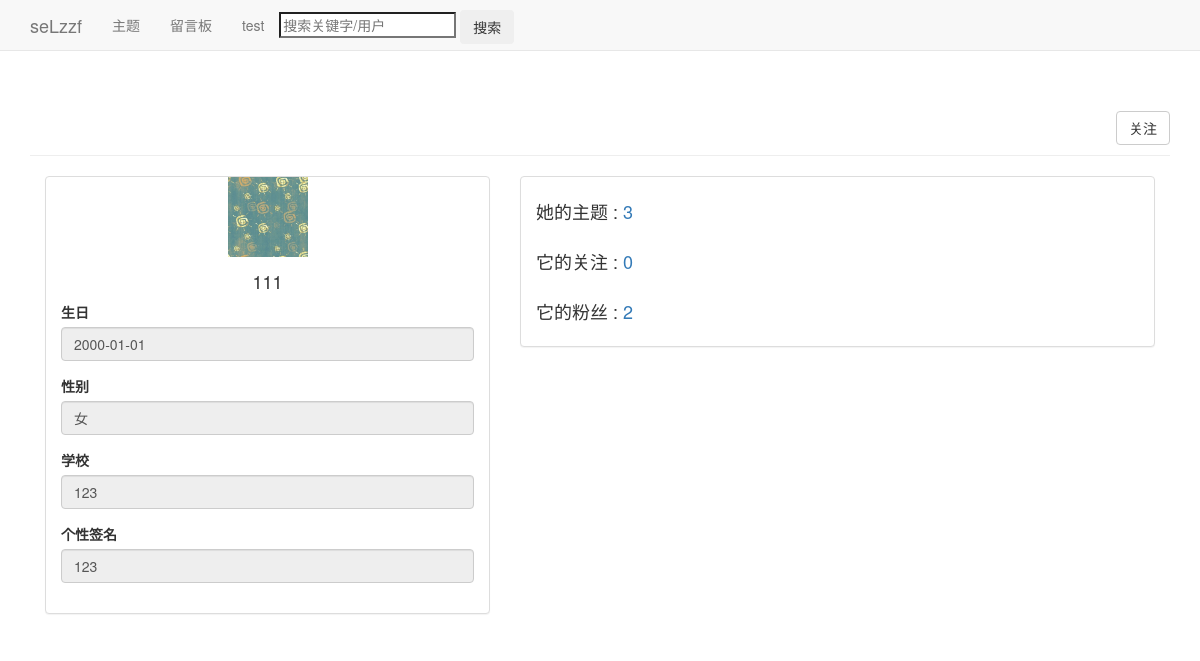
The app's page /users/userinfo/87/, older data.
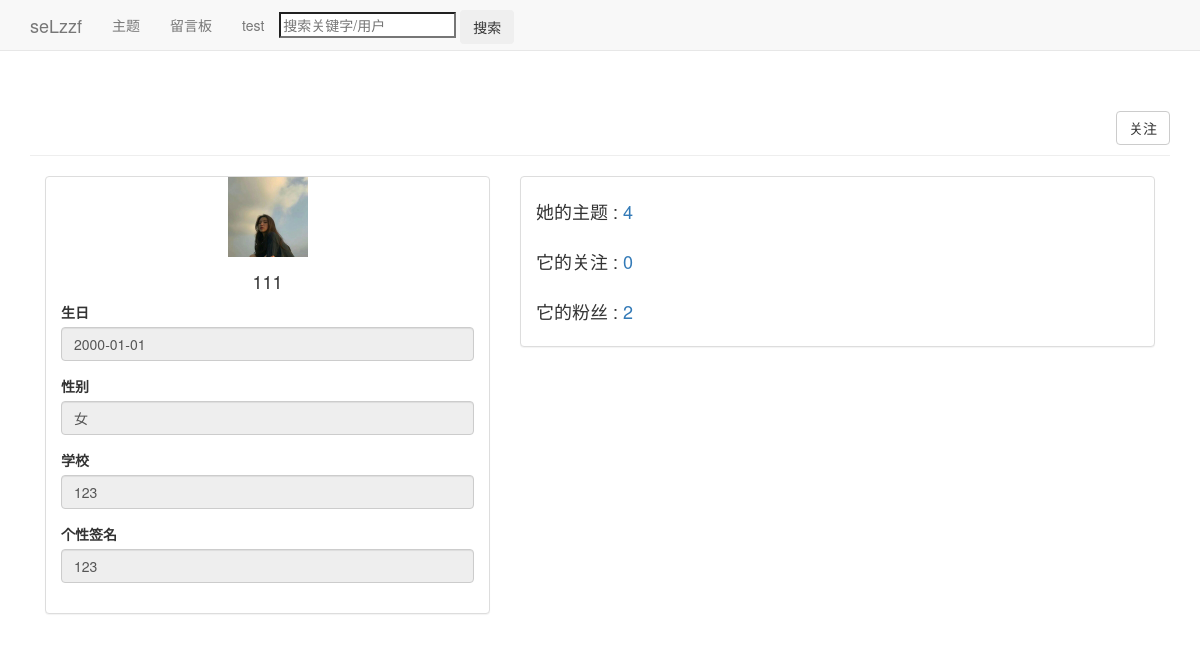
The same page, newer data.
### users/models.py (models this page shows, shortened)
class Userinfo(models.Model):
	user=models.OneToOneField(User)
	pic=models.ImageField(upload_to='images',default='images/default.jpg',verbose_name='头像',blank=True)
	sex=models.CharField('性别',max_length=2,choices=(
	('男','♂'),('女','♀')),blank=True)
	birthday=models.DateField('生日',default='2000-01-01',blank=True)
	school=models.TextField('学校',max_length=50,default='暂未设置所在学校')
	autograph=models.TextField('个性签名',max_length=50,default='暂未设置个性签名')

### users/views.py (the view)
# urls.py: url(r'^userinfo/(?P<user_id>\d+)/$',views.userinfo,name='userinfo'),
def userinfo(request,user_id):
	page_user=User.objects.get(id=user_id)
	themes=Theme.objects.filter(owner=page_user)
	page_userinfo=Userinfo.objects.get(user=page_user)
	info_read_form=UserProfileForm_read(instance=page_userinfo)
	followers=Follower.objects.filter(focus=page_user)
	focusers=Follower.objects.filter(follower=page_user)
	try:
		the_follower=Follower.objects.get(focus=page_user,follower=request.user)
	except:
		the_follower=False
	context={'page_user':page_user,'themes':themes,'page_userinfo':page_userinfo,'info_read_form':info_read_form,'followers':followers,'the_follower':the_follower,'focusers':focusers}
	return render(request,'users/userinfo.html',context)

### users/forms.py
class UserProfileForm_read(ModelForm):
	class Meta:
		model=Userinfo
		fields=['birthday','sex','school','autograph']
		widgets={
			'birthday':TextInput(attrs={'readonly':'readonly'}),
			'sex':TextInput(attrs={'readonly':'readonly'}),
			'school':TextInput(attrs={'readonly':'readonly'}),
			'autograph':TextInput(attrs={'readonly':'readonly'}),
		}

### blog/context_processor.py (called while the page is built)
def request_userinfo(request):
	user=request.user
	try:
		request_userinfo=Userinfo.objects.get(user=user)
		return {'request_userinfo':request_userinfo}
	except:
		return {'request_userinfo':'请登录.'}

### users/templates/users/userinfo.html (shortened to what this page needs)
{% extends "blogs/base.html" %}
{% load bootstrap3 %}
{% block header %}
{% if user == page_user %}
  <p style="margin-bottom:1px " align="right">
    <a href="{% url 'users:alterinfo' %}"><button class="btn btn-default">修改信息</button></a>
  </p>
{% else %}
  <p style="margin-bottom:1px " align="right">
      <a href="{% url 'users:follow' page_user.id %}">
	    {% if the_follower in followers %}
	    <button class="btn btn-default">取消关注</button>
	    {% else %}
	    <button class="btn btn-default">关注</button>
	    {% endif %}
	  </a>
  </p>
{% endif %}
{% endblock header %}
{% block content %}
<div class="col-md-5">
  <div class='panel panel-default'>
    <div style="border:1px padding:2px" class='text-center'>
	  <img src="{{ page_userinfo.pic.url }}" alt='pic' height="80" width="80" />
    </div>
	<div class='panel-body'>
	  <div>
	    <h4 class='text-center' style="margin-top: 0px;">{{page_user.username}}</h4>
	  </div>
	  <form method='post' class='form' enctype="multipart/form-data">
        {% bootstrap_form info_read_form %}
      </form>
    </div>
  </div>
</div>
<div class="col-md-7">
  <div class='panel panel-default'>
    <h4>
    <div class='panel-body'>
	  {% if page_userinfo.sex == '男' %}他{% else %}她{% endif %}的主题 : <a href="{% url 'blogs:themes' page_user.id %}" >{{ themes.count }}</a>
    </div>
	<div class='panel-body'>
	  它的关注 : <a href="{% url 'users:ff_list' page_user.id %}?f=focusers">{{ focusers.count }}</a>
    </div>
	<div class='panel-body'>
	  它的粉丝 : <a href="{% url 'users:ff_list' page_user.id %}?f=followers">{{ followers.count }}</a>
    </div>
	</h4>
  </div>
</div>
{% endblock content %}

Row changes from the older to the newer data that the page shows:
changed Userinfo: pic: a different picture
Text that changed along with them:
{{ themes.count }}: "3" → "4"
